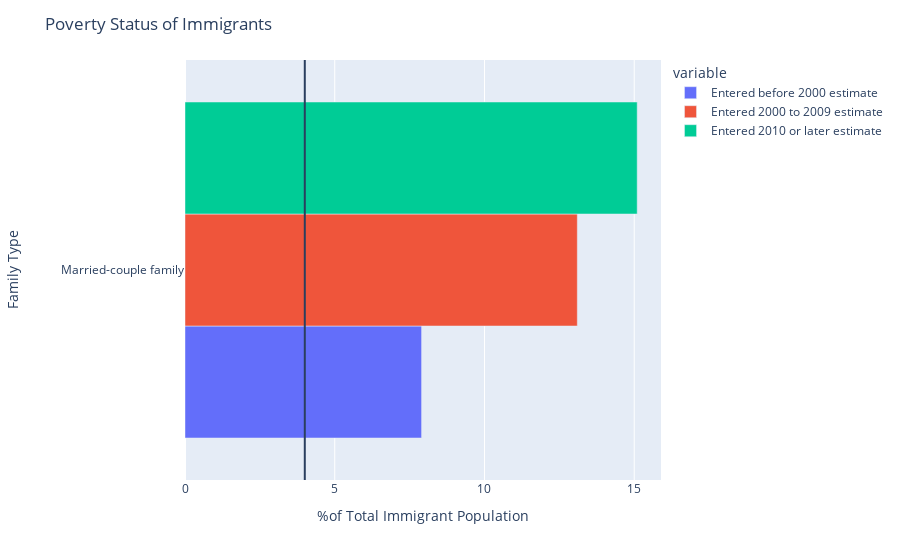

This figure's notebook cell:
### Code cell
fig_poverty=px.bar(poverty, x=['Entered before 2000 estimate', 'Entered 2000 to 2009 estimate', 'Entered 2010 or later estimate'], 
                   y='    POVERTY RATES FOR FAMILIES FOR WHOM POVERTY STATUS IS DETERMINED', orientation='h')
                                                                                                         

fig_poverty.add_vline(4)

    
fig_poverty.update_layout(
    barmode='group',
    title="Poverty Status of Immigrants, Married Family",
    xaxis_title="%of Total Immigrant Population",
    yaxis_title="Family Type",                  
    )
fig_poverty.show()

### Figure 1 — Plotly figure (JSON) as saved in the notebook; plotly's stock layout.template omitted (floating-point values rounded to 4 significant figures)
{"data": [{"alignmentgroup": "True", "hovertemplate": "variable=Entered before 2000 estimate<br>value=%{x}<br>    POVERTY RATES FOR FAMILIES FOR WHOM POVERTY STATUS IS DETERMINED=%{y}<extra></extra>", "legendgroup": "Entered before 2000 estimate", "marker": {"color": "#636efa"}, "name": "Entered before 2000 estimate", "offsetgroup": "Entered before 2000 estimate", "orientation": "h", "showlegend": true, "textposition": "auto", "type": "bar", "x": [7.9], "xaxis": "x", "y": ["        Married-couple family"], "yaxis": "y"}, {"alignmentgroup": "True", "hovertemplate": "variable=Entered 2000 to 2009 estimate<br>value=%{x}<br>    POVERTY RATES FOR FAMILIES FOR WHOM POVERTY STATUS IS DETERMINED=%{y}<extra></extra>", "legendgroup": "Entered 2000 to 2009 estimate", "marker": {"color": "#EF553B"}, "name": "Entered 2000 to 2009 estimate", "offsetgroup": "Entered 2000 to 2009 estimate", "orientation": "h", "showlegend": true, "textposition": "auto", "type": "bar", "x": [13.1], "xaxis": "x", "y": ["        Married-couple family"], "yaxis": "y"}, {"alignmentgroup": "True", "hovertemplate": "variable=Entered 2010 or later estimate<br>value=%{x}<br>    POVERTY RATES FOR FAMILIES FOR WHOM POVERTY STATUS IS DETERMINED=%{y}<extra></extra>", "legendgroup": "Entered 2010 or later estimate", "marker": {"color": "#00cc96"}, "name": "Entered 2010 or later estimate", "offsetgroup": "Entered 2010 or later estimate", "orientation": "h", "showlegend": true, "textposition": "auto", "type": "bar", "x": [15.1], "xaxis": "x", "y": ["        Married-couple family"], "yaxis": "y"}], "layout": {"barmode": "group", "legend": {"title": {"text": "variable"}, "tracegroupgap": 0}, "margin": {"t": 60}, "shapes": [{"type": "line", "x0": 4, "x1": 4, "xref": "x", "y0": 0, "y1": 1, "yref": "y domain"}], "title": {"text": "Poverty Status of Immigrants"}, "xaxis": {"anchor": "y", "domain": [0, 1], "title": {"text": "%of Total Immigrant Population"}}, "yaxis": {"anchor": "x", "domain": [0, 1], "title": {"text": "Family Type"}}}}
